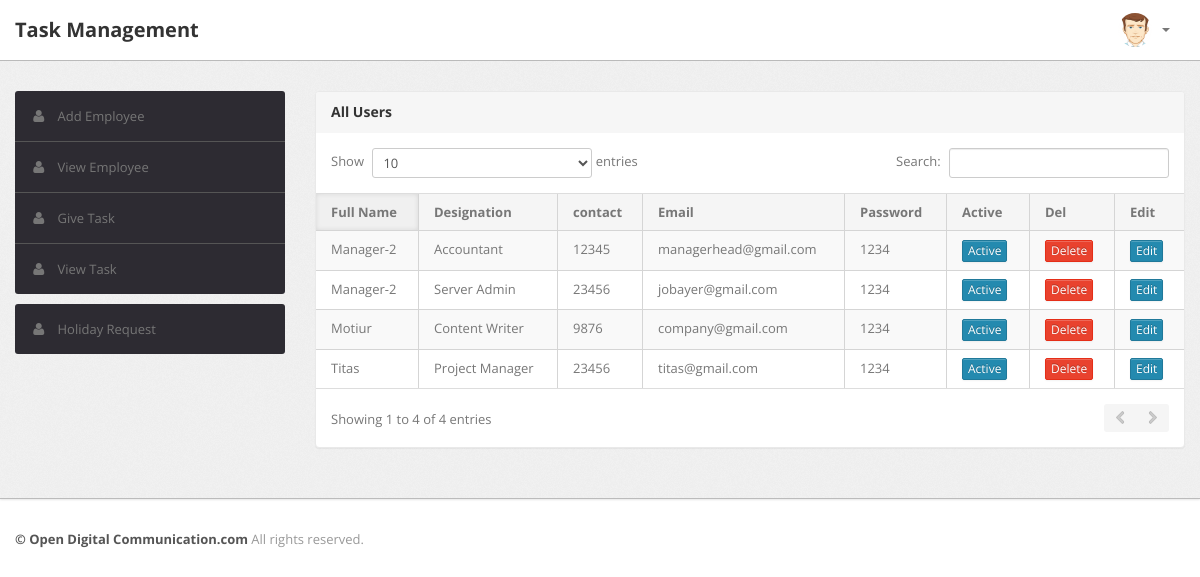
/index.php?page=view_employee (signed in), run on the app's committed database.
### tables this page shows
CREATE TABLE `user_table` (
  `user_id` int(11) NOT NULL,
  `fullname` varchar(255) DEFAULT NULL,
  `email` varchar(100) DEFAULT NULL,
  `contact` varchar(50) DEFAULT NULL,
  `password` varchar(100) DEFAULT NULL,
  `designation` varchar(100) DEFAULT NULL,
  `user_type` varchar(100) DEFAULT NULL,
  `activate_status` int(11) DEFAULT NULL,
  `regtime` timestamp NOT NULL DEFAULT CURRENT_TIMESTAMP ON UPDATE CURRENT_TIMESTAMP
);

### index.php (called while the page is built, shortened)
<?php
include('inc/header.php');
    if(isset($_GET['page'])){
        switch($_GET["page"]){
            case "view_employee":
                include 'views/view_employee.php';
                break;
        }
    }else
        include 'views/home_content.php';
	include('inc/footer.php');
?>

### class/FetchValues.php (called while the page is built, shortened)
<?php
require_once('DBConfig.php');
class FetchValues{
    public function getAllemployee(){
        $dbObj = new DBConfig();
        try
        {
            $statement = $dbObj->returnConnection()->prepare("SELECT * FROM ".$dbObj->user_table."
            ");
            $statement->execute();
            $result = $statement->fetchall();
            return $result;
        } catch (Exception $e) {
            return 0;
        }
    }
}

### class/DBConfig.php (called while the page is built, shortened)
<?php
class DBConfig {
    private $conn ="";
    function __construct(){
        $servername = "localhost";
        $Dbusername = "root";
        $Dbpassword = "";
        $db="company";
        try {
            $conn = new PDO("mysql:host=$servername;dbname=$db", $Dbusername, $Dbpassword);
            $conn->setAttribute(PDO::ATTR_ERRMODE, PDO::ERRMODE_EXCEPTION);
           $this->conn = $conn;
        }
        catch(PDOException $e)
        {
            echo "Connection failed: " . $e->getMessage();
        }
    }
    function returnConnection(){
        return $this->conn;
    }
}

### views/view_employee.php (the view, shortened to what this page needs)
<?php
	require_once('class/FetchValues.php');
	$fetchObj = new FetchValues();
	$result= $fetchObj->getAllemployee();
?>
<div class="span9">
    <div class="content">
        <div class="module">
            <div class="module-head">
                <h3>All Users </h3>
            </div>
            <div class="module-body table">
                <table cellpadding="0" cellspacing="0" border="0"
                       class="datatable-1 table table-bordered table-striped	 display"
                       width="100%">
                    <thead>
                    <tr>
                        <th>
                            Full Name
                        </th>
                        <th>
                            Designation
                        </th>
                        <th>
                            contact
                        </th>
                        <th>
                            Email
                        </th>
                        <th>
                            Password
                        </th>
                        <th>
                            Active
                        </th>
                        <th>
                            Del
                        </th>
                        <th>
                            Edit
                        </th>
                    </tr>
                    </thead>
                    <tbody>
                    <?php foreach ($result as $user) { ?>
                        <?php if ($user['user_type']=='super_admin')
                                    continue;
                            else { ?>
                        <tr class="gradeA">
                            <td>
                                <?php echo $user['fullname']; ?>
                            </td>
                            <td>
                                <?php echo $user['designation']; ?>
                            </td>
                            <td class="center">
                                <?php echo $user['contact']; ?>
                            </td>
                            <td class="center">
                                <?php echo $user['email']; ?>
                            </td>
							<td class="center">
                                <?php echo $user['password']; ?>
                            </td>
                            <td class="center">
                                <?php if($user['activate_status']==1){
									echo' <button type="button" class="btn btn-primary btn-xs">Active</button>';
								}else{
									 echo'<button type="button" class="btn btn-warning btn-xs">Inactive</button>';
								} ?>
                            </td>
                            <td class="center" id = "<?php echo $user['user_id']; ?>">
                              <button type="button" class="btn btn-danger btn-xs">Delete</button>
                            </td>
                            <td class="center">
                               <button type="button" class="btn btn-primary btn-xs">Edit</button>
                            </td>
                        </tr>
                    <?php } }?>
                    </tbody>
                </table>
            </div>
        </div>
    </div>
</div>

### inc/header.php (shortened to what this page needs)
<!DOCTYPE html>
<html lang="en">
<head>
<head>
    <link type="text/css" href="bootstrap/css/bootstrap.min.css" rel="stylesheet">
    <link type="text/css" href="bootstrap/css/bootstrap-responsive.min.css" rel="stylesheet">
    <link type="text/css" href="css/theme.css" rel="stylesheet">
    <link type="text/css" href="css/tab_layout.css" rel="stylesheet">
    <link type="text/css" href="css/custom.css" rel="stylesheet">
    <link type="text/css" href="images/icons/css/font-awesome.css" rel="stylesheet">
</head>
<body>
<div class="navbar navbar-fixed-top">
    <div class="navbar-inner">
        <div class="container">
                <a class="brand" href="index.php">Task Management</a>
            <div class="nav-collapse collapse navbar-inverse-collapse">
                <ul class="nav pull-right">
                    <li class="nav-user dropdown"><a href="#" class="dropdown-toggle" data-toggle="dropdown">
                            <img src="images/user.png" class="nav-avatar" />
                            <b class="caret"></b></a>
                    </li>
                </ul>
            </div>
        </div>
    </div>
</div>
<div class="wrapper">
    <div class="container">
        <div class="row">
            <div class="span3">
                <div class="sidebar">
                    <?php
                        if($_SESSION['user_type']=='super_admin'){
                    ?>
                    <ul class="widget widget-menu unstyled">
                        <li><a href="?page=add_employee"><i class="menu-icon icon-user"></i>Add Employee</a></li>
                        <li><a href="?page=view_employee"><i class="menu-icon icon-user"></i>View Employee</a></li>
                        <li><a href="?page=give_task"><i class="menu-icon icon-user"></i>Give Task</a></li>
                        <li><a href="?page=view_task"><i class="menu-icon icon-user"></i>View Task</a></li>
                    </ul>
					<ul class="widget widget-menu unstyled">
                        <li><a href="?page=holiday_request_view"><i class="menu-icon icon-user"></i>Holiday Request</a></li>
                    </ul>
                    <?php } ?>
                </div>
            </div>

### inc/footer.php (shortened to what this page needs)
        </div>
    </div>
</div>
<div class="footer">
            <div class="container">
                <b class="copyright">&copy;  Open Digital Communication.com </b>All rights reserved.
            </div>
        </div>
    </body>

### data on the page
user_table: fullname "Motiur", designation "Content Writer", contact "9876", email "company@gmail.com", password "1234", activate_status "Active"
user_table: fullname "Titas", designation "Project Manager", contact "23456", email "titas@gmail.com", password "1234", activate_status "Active"
user_table: fullname "Manager-2", designation "Accountant", contact "12345", email "managerhead@gmail.com", password "1234", activate_status "Active"
user_table: fullname "Manager-2", designation "Server Admin", contact "23456", email "jobayer@gmail.com", password "1234", activate_status "Active"
